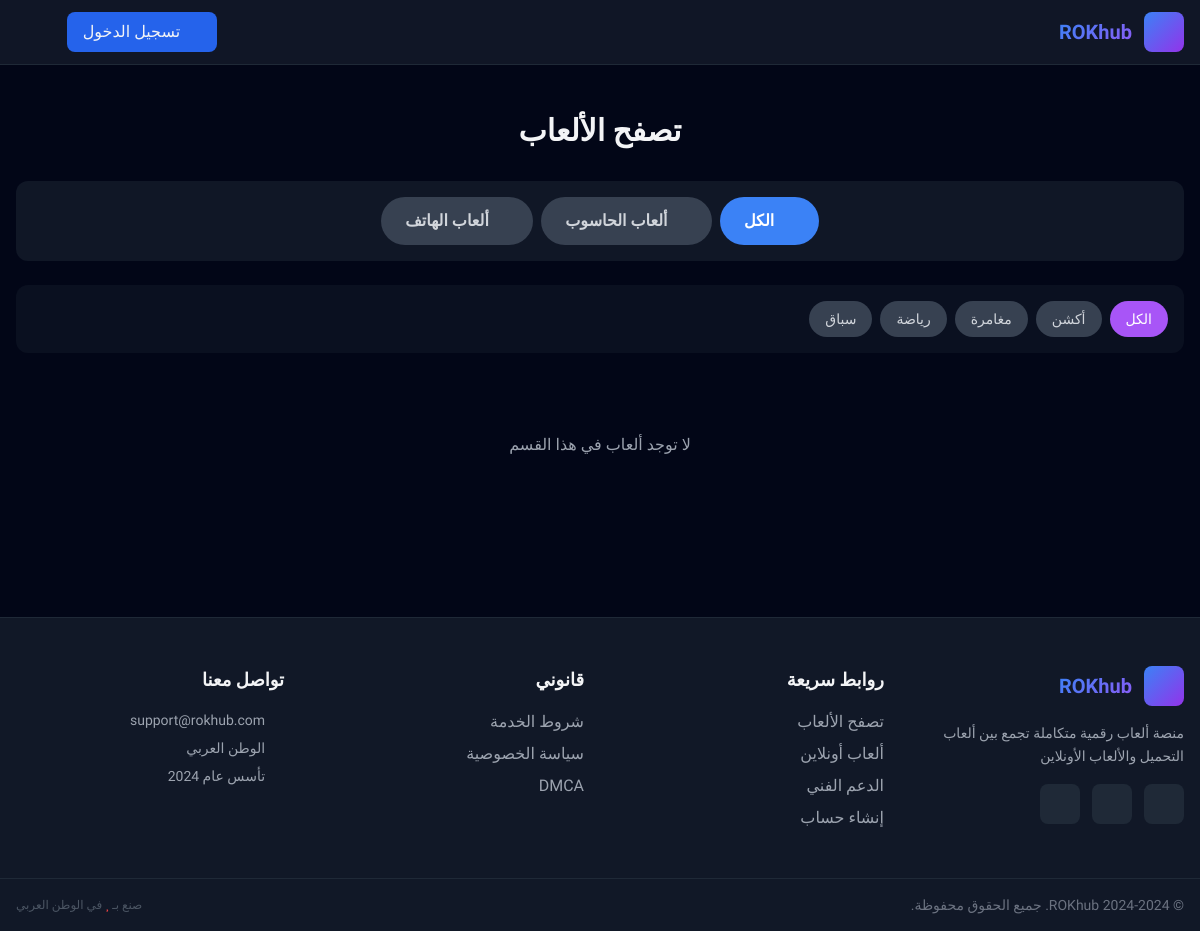
/games, run on the app's committed database.
### models.py (models this page shows)
class SiteSettings(db.Model):
    id = db.Column(db.Integer, primary_key=True)
    site_name = db.Column(db.String(100), default='ROKhub')
    site_description = db.Column(db.String(500), default='أفضل منصة ألعاب رقمية')
    maintenance_mode = db.Column(db.Boolean, default=False)
    allow_registration = db.Column(db.Boolean, default=True)

class Category(db.Model):
    id = db.Column(db.Integer, primary_key=True)
    name = db.Column(db.String(100), nullable=False)
    icon = db.Column(db.String(50), default='gamepad')
    color = db.Column(db.String(20), default='#3b82f6')
    sort_order = db.Column(db.Integer, default=0)
    is_active = db.Column(db.Boolean, default=True)
    games = db.relationship('Game', backref='category', lazy=True, cascade='all, delete-orphan')

### app.py (the view)
@app.route('/games')
def games():
    settings = get_settings()
    platform = request.args.get('platform', 'all')
    category_id = request.args.get('category', type=int)
    query = Game.query.filter_by(is_active=True)
    if platform == 'pc':
        query = query.filter(Game.platform.in_(['pc', 'both']))
    elif platform == 'mobile':
        query = query.filter(Game.platform.in_(['mobile', 'both']))
    if category_id:
        query = query.filter_by(category_id=category_id)
    games = query.order_by(Game.created_at.desc()).all()
    categories = Category.query.filter_by(is_active=True).order_by(Category.sort_order).all()
    return render_template('games.html', settings=settings, games=games, categories=categories,
                         current_platform=platform, current_category=category_id,
                         lang=get_lang(), languages=LANGUAGES, instagram=INSTAGRAM_LINK)

### app.py (called while the page is built)
@app.context_processor
def inject_globals():
    return {
        'site_info': SITE_INFO,
        'terms_text': TERMS_OF_SERVICE,
        'privacy_text': PRIVACY_POLICY
    }

@app.before_request
def before_request():
    if not hasattr(g, 'auto_fix_ran'):
        auto_fix_common_issues()
        advanced_auto_fix()
        notify_admin_of_errors()
        g.auto_fix_ran = True
    settings = get_settings()
    if settings.maintenance_mode and request.endpoint not in ['maintenance', 'login', 'static']:
        if not current_user.is_authenticated or not current_user.is_admin:
            return redirect(url_for('maintenance'))

### utils.py (called while the page is built)
def get_settings():
    settings = SiteSettings.query.first()
    if not settings:
        settings = SiteSettings()
        db.session.add(settings)
        db.session.commit()
    return settings

def get_lang():
    from flask import session
    return session.get('lang', 'ar')

def notify_admin_of_errors():
    recent_errors = ErrorLog.query.filter(
        ErrorLog.is_resolved == False,
        ErrorLog.created_at > datetime.utcnow() - timedelta(hours=1)
    ).all()
    if recent_errors:
        logger.warning(f"⚠️ {len(recent_errors)} أخطاء جديدة تحتاج اهتمامك في لوحة التحكم")
        return len(recent_errors)
    return 0

### templates/games.html
{% extends 'base.html' %}
{% block content %}
<section class="py-12">
    <div class="max-w-7xl mx-auto px-4">
        <h1 class="text-3xl font-bold mb-8 text-center">تصفح الألعاب</h1>
        <div class="bg-gray-800/50 rounded-xl p-4 mb-6">
            <div class="flex flex-wrap gap-2 justify-center">
                <a href="{{ url_for('games', platform='all') }}" class="px-6 py-3 rounded-full {% if current_platform == 'all' or not current_platform %}bg-blue-500 text-white{% else %}bg-gray-700 text-gray-300{% endif %} font-semibold">
                    <i class="fas fa-th-large ml-2"></i>الكل
                </a>
                <a href="{{ url_for('games', platform='pc') }}" class="px-6 py-3 rounded-full {% if current_platform == 'pc' %}bg-blue-500 text-white{% else %}bg-gray-700 text-gray-300{% endif %} font-semibold">
                    <i class="fas fa-desktop ml-2"></i>ألعاب الحاسوب
                </a>
                <a href="{{ url_for('games', platform='mobile') }}" class="px-6 py-3 rounded-full {% if current_platform == 'mobile' %}bg-blue-500 text-white{% else %}bg-gray-700 text-gray-300{% endif %} font-semibold">
                    <i class="fas fa-mobile-alt ml-2"></i>ألعاب الهاتف
                </a>
            </div>
        </div>
        <div class="bg-gray-800/30 rounded-xl p-4 mb-8">
            <div class="flex flex-wrap gap-2">
                <a href="{{ url_for('games', platform=current_platform) }}" class="px-4 py-2 rounded-full {% if not current_category %}bg-purple-500 text-white{% else %}bg-gray-700 text-gray-300{% endif %} text-sm">الكل</a>
                {% for cat in categories %}
                <a href="{{ url_for('games', platform=current_platform, category=cat.id) }}" class="px-4 py-2 rounded-full {% if current_category == cat.id %}bg-purple-500 text-white{% else %}bg-gray-700 text-gray-300{% endif %} text-sm">{{ cat.name }}</a>
                {% endfor %}
            </div>
        </div>
        {% if games %}
        <div class="grid grid-cols-2 md:grid-cols-3 lg:grid-cols-4 gap-4">
            {% for game in games %}
            <a href="{{ url_for('game_detail', game_id=game.id) }}" class="bg-gray-800 rounded-xl overflow-hidden hover:-translate-y-1 transition group">
                <div class="relative">
                    {% if game.cover_image %}
                    <img src="{{ game.cover_image }}" class="w-full h-40 object-cover">
                    {% else %}
                    <div class="w-full h-40 bg-gray-700 flex items-center justify-center"><i class="fas fa-gamepad text-3xl text-gray-600"></i></div>
                    {% endif %}
                    <div class="absolute top-2 left-2 flex gap-1">
                        {% if game.platform == 'pc' or game.platform == 'both' %}
                        <span class="bg-blue-500 text-xs px-2 py-1 rounded"><i class="fas fa-desktop"></i></span>
                        {% endif %}
                        {% if game.platform == 'mobile' or game.platform == 'both' %}
                        <span class="bg-green-500 text-xs px-2 py-1 rounded"><i class="fas fa-mobile-alt"></i></span>
                        {% endif %}
                    </div>
                </div>
                <div class="p-3">
                    <h3 class="font-semibold truncate text-right">{{ game.title }}</h3>
                    <p class="text-sm text-gray-500 text-right">{{ game.category.name if game.category else '' }}</p>
                </div>
            </a>
            {% endfor %}
        </div>
        {% else %}
        <p class="text-center text-gray-400 py-12">لا توجد ألعاب في هذا القسم</p>
        {% endif %}
    </div>
</section>
{% endblock %}

### templates/base.html (shortened to what this page needs)
<!DOCTYPE html>
<html lang="ar" dir="rtl">
<head>
    <script src="https://cdn.tailwindcss.com"></script>
    <link rel="stylesheet" href="https://cdnjs.cloudflare.com/ajax/libs/font-awesome/6.4.2/css/all.min.css">
</head>
<body data-user-authenticated="{{ 'true' if current_user.is_authenticated else 'false' }}" class="min-h-screen flex flex-col">
    <nav class="bg-gray-900/95 border-b border-gray-800 sticky top-0 z-50 backdrop-blur">
        <div class="max-w-7xl mx-auto px-4">
            <div class="flex justify-between items-center h-16">
                <a href="{{ url_for('index') }}" class="flex items-center gap-3">
                    <div class="w-10 h-10 bg-gradient-to-br from-blue-500 to-purple-600 rounded-lg flex items-center justify-center">
                        <i class="fas fa-gamepad text-xl text-white"></i>
                    </div>
                    <span class="text-xl font-bold gradient-text">{{ settings.site_name }}</span>
                </a>
                <div class="flex items-center gap-4">
                    {% if current_user.is_authenticated %}
                    <a href="{{ url_for('user_profile') }}" class="hidden md:flex items-center gap-2 bg-gray-800 hover:bg-gray-700 px-4 py-2 rounded-lg transition">
                        <i class="fas fa-user"></i>
                        <span>{{ current_user.username }}</span>
                    </a>
                    {% else %}
                    <a href="{{ url_for('user_login') }}" class="hidden md:flex items-center gap-2 bg-blue-600 hover:bg-blue-700 px-4 py-2 rounded-lg transition">
                        <i class="fas fa-sign-in-alt"></i>
                        <span>تسجيل الدخول</span>
                    </a>
                    {% endif %}
                    <button onclick="toggleSidebar()" class="p-2 rounded-lg hover:bg-gray-800 transition">
                        <i class="fas fa-bars text-2xl"></i>
                    </button>
                </div>
            </div>
        </div>
    </nav>
    <main class="flex-grow">{% block content %}{% endblock %}</main>
    <footer class="bg-gray-900 border-t border-gray-800 mt-16">
        <div class="max-w-7xl mx-auto px-4 py-12">
            <div class="grid grid-cols-1 md:grid-cols-2 lg:grid-cols-4 gap-8">
                <div>
                    <div class="flex items-center gap-3 mb-4">
                        <div class="w-10 h-10 bg-gradient-to-br from-blue-500 to-purple-600 rounded-lg flex items-center justify-center">
                            <i class="fas fa-gamepad text-white"></i>
                        </div>
                        <span class="text-xl font-bold gradient-text">{{ settings.site_name }}</span>
                    </div>
                    <p class="text-gray-400 text-sm leading-relaxed mb-4">
                        {{ site_info.description }}
                    </p>
                    <div class="flex gap-3">
                        <a href="{{ instagram }}" target="_blank" class="w-10 h-10 bg-gray-800 hover:bg-pink-600 rounded-lg flex items-center justify-center transition">
                            <i class="fab fa-instagram"></i>
                        </a>
                        <a href="#" class="w-10 h-10 bg-gray-800 hover:bg-blue-600 rounded-lg flex items-center justify-center transition">
                            <i class="fab fa-telegram"></i>
                        </a>
                        <a href="#" class="w-10 h-10 bg-gray-800 hover:bg-green-600 rounded-lg flex items-center justify-center transition">
                            <i class="fab fa-whatsapp"></i>
                        </a>
                    </div>
                </div>
                <div>
                    <h3 class="font-bold text-lg mb-4">روابط سريعة</h3>
                    <ul class="space-y-2 text-gray-400">
                        <li><a href="{{ url_for('games') }}" class="hover:text-white transition">تصفح الألعاب</a></li>
                        <li><a href="{{ url_for('online_games') }}" class="hover:text-white transition">ألعاب أونلاين</a></li>
                        <li><a href="{{ url_for('support') }}" class="hover:text-white transition">الدعم الفني</a></li>
                        <li><a href="{{ url_for('user_register') }}" class="hover:text-white transition">إنشاء حساب</a></li>
                    </ul>
                </div>
                <div>
                    <h3 class="font-bold text-lg mb-4">قانوني</h3>
                    <ul class="space-y-2 text-gray-400">
                        <li><a href="{{ url_for('terms') }}" class="hover:text-white transition">شروط الخدمة</a></li>
                        <li><a href="{{ url_for('privacy') }}" class="hover:text-white transition">سياسة الخصوصية</a></li>
                        <li><a href="{{ url_for('dmca') }}" class="hover:text-white transition">DMCA</a></li>
                    </ul>
                </div>
                <div>
                    <h3 class="font-bold text-lg mb-4">تواصل معنا</h3>
                    <ul class="space-y-2 text-gray-400 text-sm">
                        <li class="flex items-center gap-2">
                            <i class="fas fa-envelope text-blue-500"></i>
                            {{ site_info.email }}
                        </li>
                        <li class="flex items-center gap-2">
                            <i class="fas fa-map-marker-alt text-blue-500"></i>
                            {{ site_info.location }}
                        </li>
                        <li class="flex items-center gap-2">
                            <i class="fas fa-calendar text-blue-500"></i>
                            تأسس عام {{ site_info.founded }}
                        </li>
                    </ul>
                </div>
            </div>
        </div>
        <div class="border-t border-gray-800">
            <div class="max-w-7xl mx-auto px-4 py-4 flex flex-col md:flex-row justify-between items-center gap-4">
                <p class="text-gray-500 text-sm">
                    &copy; {{ site_info.founded }}-2024 {{ settings.site_name }}. جميع الحقوق محفوظة.
                </p>
                <p class="text-gray-600 text-xs">
                    صنع بـ <i class="fas fa-heart text-red-500"></i> في الوطن العربي
                </p>
            </div>
        </div>
    </footer>
</body>
</html>

### templates/base.html (style rules this page uses)
body { font-family:'Cairo',sans-serif;background:#020617;color:#f3f4f6 }
.gradient-text { background:linear-gradient(135deg,#3b82f6,#8b5cf6);-webkit-background-clip:text;-webkit-text-fill-color:transparent }

### data on the page
SiteSettings: site_name "ROKhub"
Category: name "أكشن"
Category: name "مغامرة"
Category: name "رياضة"
Category: name "سباق"

### other printed values
{{ site_info.description }} "منصة ألعاب رقمية متكاملة تجمع بين ألعاب التحميل والألعاب الأونلاين"
{{ site_info.email }} "support@rokhub.com"
{{ site_info.location }} "الوطن العربي"
{{ site_info.founded }} "2024"
